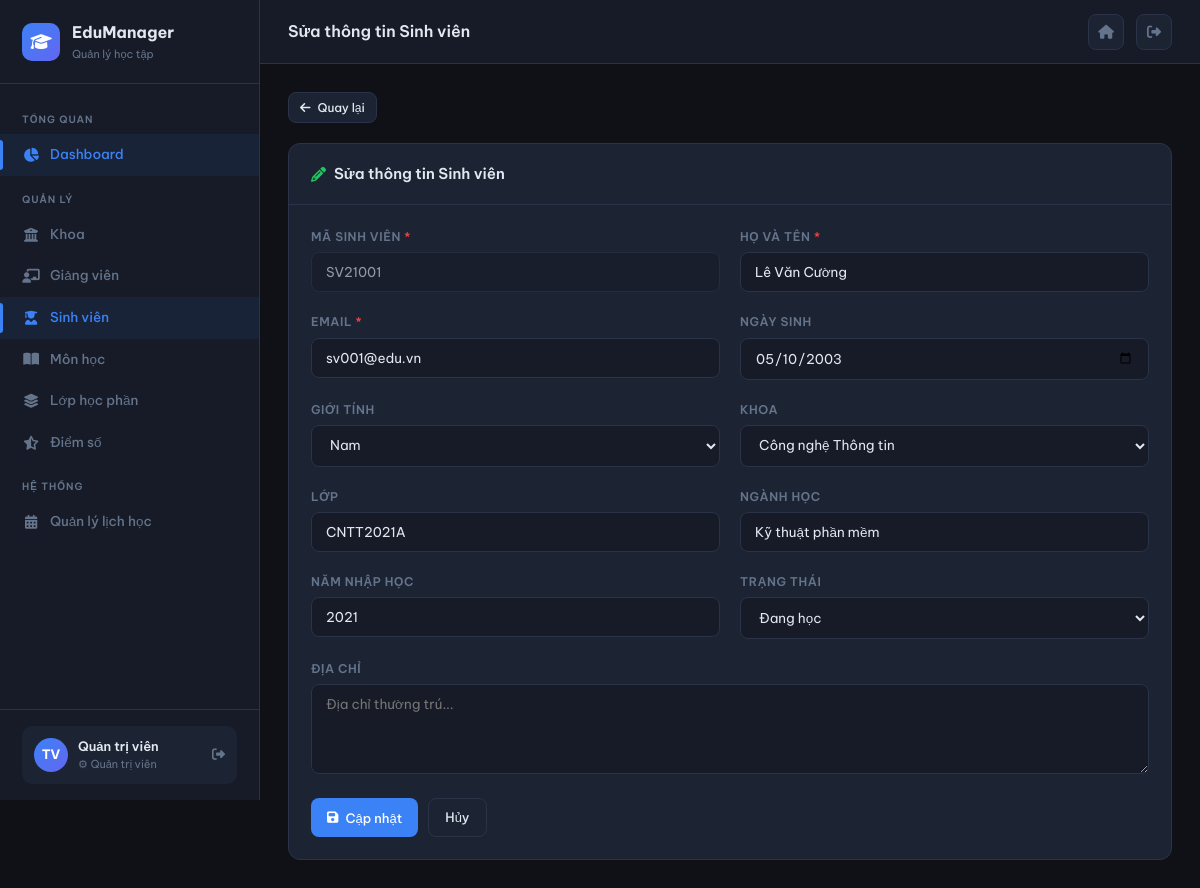
/sinh-vien/edit/SV21001 (signed in), run on the app's committed database.
### tables this page shows
CREATE TABLE sinh_vien (
    ma_sv        VARCHAR(10)  PRIMARY KEY,
    user_id      INT          UNIQUE,
    ho_ten       VARCHAR(100) NOT NULL,
    email        VARCHAR(100) UNIQUE NOT NULL,
    ngay_sinh    DATE,
    gioi_tinh    ENUM('Nam','Nu','Khac') DEFAULT 'Nam',
    dia_chi      TEXT,
    ma_khoa      VARCHAR(10),
    lop          VARCHAR(20),
    nganh        VARCHAR(100),
    nam_nhap_hoc YEAR,
    trang_thai   ENUM('dang_hoc','tam_nghi','da_tot_nghiep') DEFAULT 'dang_hoc',
    created_at   TIMESTAMP DEFAULT CURRENT_TIMESTAMP,
    updated_at   TIMESTAMP DEFAULT CURRENT_TIMESTAMP ON UPDATE CURRENT_TIMESTAMP,
    FOREIGN KEY (ma_khoa)  REFERENCES khoa(ma_khoa) ON DELETE SET NULL,
    FOREIGN KEY (user_id)  REFERENCES users(id) ON DELETE SET NULL
);

CREATE TABLE khoa (
    ma_khoa     VARCHAR(10)  PRIMARY KEY,
    ten_khoa    VARCHAR(100) NOT NULL,
    mo_ta       TEXT,
    truong_khoa VARCHAR(10),
    created_at  TIMESTAMP    DEFAULT CURRENT_TIMESTAMP,
    updated_at  TIMESTAMP    DEFAULT CURRENT_TIMESTAMP ON UPDATE CURRENT_TIMESTAMP
);

### core/Controller.php (called while the page is built, shortened)
<?php
abstract class Controller {
    protected function render(string $view, array $data = []): void {
        extract($data);
        $viewFile = BASE_PATH . "/views/{$view}.php";
        require $viewFile;
    }
    protected function view(string $view, array $data = [], string $layout = 'layout/main'): void {
        $data['content_view'] = $view;
        $this->render($layout, $data);
    }
}

### controllers/SinhVienController.php (called while the page is built, shortened)
<?php
class SinhVienController extends Controller {
    private SinhVienModel $model;
    private KhoaModel $khoaModel;
    public function __construct() {
        $this->model     = new SinhVienModel();
        $this->khoaModel = new KhoaModel();
    }
    public function edit(string $id): void {
        $sv = $this->model->getById($id);
        $this->view('sinh_vien/form', [
            'title'        => 'Sửa Sinh viên',
            'pageTitle'    => 'Sửa thông tin Sinh viên',
            'sv'           => $sv,
            'action'       => BASE_URL . '/sinh-vien/update/' . $id,
            'danhSachKhoa' => $this->khoaModel->getAll('ten_khoa ASC'),
        ]);
    }
}

### index.php (called while the page is built, shortened)
<?php
require_once __DIR__ . '/core/Database.php';
require_once __DIR__ . '/core/Model.php';
require_once __DIR__ . '/core/Controller.php';
require_once __DIR__ . '/core/Router.php';
$router = new Router();
$router->get('/auth/login',  'AuthController', 'loginForm');
$router->post('/auth/login', 'AuthController', 'login');
$router->get('/auth/logout', 'AuthController', 'logout');
$router->get('/',          'DashboardController', 'index');
$router->get('/dashboard', 'DashboardController', 'index');
$router->get('/khoa',             'KhoaController', 'index');
$router->get('/khoa/create',      'KhoaController', 'create');
$router->post('/khoa/store',      'KhoaController', 'store');
$router->get('/khoa/edit/:id',    'KhoaController', 'edit');
$router->post('/khoa/update/:id', 'KhoaController', 'update');
$router->get('/khoa/delete/:id',  'KhoaController', 'delete');
$router->get('/sinh-vien',                'SinhVienController', 'index');
$router->get('/sinh-vien/create',         'SinhVienController', 'create');
$router->post('/sinh-vien/store',         'SinhVienController', 'store');
$router->get('/sinh-vien/edit/:id',       'SinhVienController', 'edit');
$router->post('/sinh-vien/update/:id',    'SinhVienController', 'update');
$router->get('/sinh-vien/delete/:id',     'SinhVienController', 'delete');
$router->get('/sinh-vien/show/:id',       'SinhVienController', 'show');
$router->get('/giang-vien',               'GiangVienController', 'index');
$router->get('/giang-vien/create',        'GiangVienController', 'create');
$router->post('/giang-vien/store',        'GiangVienController', 'store');
$router->get('/giang-vien/edit/:id',      'GiangVienController', 'edit');
$router->post('/giang-vien/update/:id',   'GiangVienController', 'update');
$router->get('/giang-vien/delete/:id',    'GiangVienController', 'delete');
$router->get('/mon-hoc',                  'MonHocController', 'index');
$router->get('/mon-hoc/create',           'MonHocController', 'create');
$router->post('/mon-hoc/store',           'MonHocController', 'store');
$router->get('/mon-hoc/edit/:id',         'MonHocController', 'edit');
$router->post('/mon-hoc/update/:id',      'MonHocController', 'update');
$router->get('/mon-hoc/delete/:id',       'MonHocController', 'delete');
$router->get('/lop-hoc-phan',             'LopHocPhanController', 'index');
$router->get('/lop-hoc-phan/create',      'LopHocPhanController', 'create');
$router->post('/lop-hoc-phan/store',      'LopHocPhanController', 'store');
$router->get('/lop-hoc-phan/edit/:id',    'LopHocPhanController', 'edit');
$router->post('/lop-hoc-phan/update/:id', 'LopHocPhanController', 'update');
$router->get('/lop-hoc-phan/delete/:id',  'LopHocPhanController', 'delete');
$router->get('/lop-hoc-phan/sinh-vien/:maLop',       'LopHocPhanController', 'students');
$router->post('/lop-hoc-phan/sinh-vien/add/:maLop',  'LopHocPhanController', 'addStudent');
$router->get('/lop-hoc-phan/sinh-vien/remove/:id',   'LopHocPhanController', 'removeStudent');
$router->get('/diem-so',                  'DiemSoController', 'index');
$router->get('/diem-so/lop/:maLop',       'DiemSoController', 'byLop');
$router->post('/diem-so/nhap/:maLop',     'DiemSoController', 'nhap');
$router->get('/dang-ky',                  'DangKyController', 'index');
$router->get('/dang-ky/moi',              'DangKyController', 'create');
$router->post('/dang-ky/store',           'DangKyController', 'store');
$router->get('/dang-ky/huy/:id',          'DangKyController', 'delete');
$router->get('/thoi-khoa-bieu', 'ThoiKhoaBieuController', 'index');
$router->dispatch();

### core/Database.php (called while the page is built, shortened)
<?php
class Database {
    private static ?Database $instance = null;
    private PDO $pdo;
    private function __construct() {
        $dsn = sprintf(
            'mysql:host=%s;dbname=%s;charset=%s',
            DB_HOST, DB_NAME, DB_CHARSET
        );
        $options = [
            PDO::ATTR_ERRMODE            => PDO::ERRMODE_EXCEPTION,
            PDO::ATTR_DEFAULT_FETCH_MODE => PDO::FETCH_ASSOC,
            PDO::ATTR_EMULATE_PREPARES   => false,
            PDO::MYSQL_ATTR_INIT_COMMAND => "SET NAMES utf8mb4",
        ];
        try {
            $this->pdo = new PDO($dsn, DB_USER, DB_PASSWORD, $options);
        } catch (PDOException $e) {
            die(json_encode(['error' => 'Kết nối database thất bại: ' . $e->getMessage()]));
        }
    }
    public static function getInstance(): Database {
        if (self::$instance === null) {
            self::$instance = new self();
        }
        return self::$instance;
    }
    public function fetchAll(string $sql, array $params = []): array {
        $stmt = $this->pdo->prepare($sql);
        $stmt->execute($params);
        return $stmt->fetchAll();
    }
    public function fetchOne(string $sql, array $params = []): ?array {
        $stmt = $this->pdo->prepare($sql);
        $stmt->execute($params);
        $row = $stmt->fetch();
        return $row ?: null;
    }
}

### core/Model.php (called while the page is built, shortened)
<?php
abstract class Model {
    protected Database $db;
    protected string $table = '';
    protected string $primaryKey = 'id';
    public function __construct() {
        $this->db = Database::getInstance();
    }
    public function getAll(string $orderBy = ''): array {
        $sql = "SELECT * FROM `{$this->table}`";
        if ($orderBy) $sql .= " ORDER BY {$orderBy}";
        return $this->db->fetchAll($sql);
    }
    public function getById(mixed $id): ?array {
        $sql = "SELECT * FROM `{$this->table}` WHERE `{$this->primaryKey}` = ?";
        return $this->db->fetchOne($sql, [$id]);
    }
}

### views/sinh_vien/form.php (the view, shortened to what this page needs)
<div style="max-width:900px">
  <div style="margin-bottom:20px">
    <a href="<?= BASE_URL ?>/sinh-vien" class="btn btn-secondary btn-sm"><i class="fas fa-arrow-left"></i> Quay lại</a>
  </div>
  <div class="card">
    <div class="card-header">
      <span class="card-title">
        <i class="fas fa-<?= $sv ? 'pencil' : 'user-plus' ?>" style="color:var(--clr-green)"></i>
        <?= $sv ? 'Sửa thông tin Sinh viên' : 'Thêm Sinh viên mới' ?>
      </span>
    </div>
    <div class="card-body">
      <form method="POST" action="<?= $action ?>">
        <div class="form-grid">
          <div class="form-group">
            <label>Mã Sinh viên <span style="color:var(--clr-red)">*</span></label>
            <input type="text" name="ma_sv" value="<?= htmlspecialchars($sv['ma_sv'] ?? '') ?>"
                   placeholder="VD: SV21001"
                   class="<?= !empty($errors['ma_sv']) ? 'field-error' : '' ?>"
                   <?= $sv ? 'readonly style="opacity:.6"' : '' ?>>
          </div>
          <div class="form-group">
            <label>Họ và tên <span style="color:var(--clr-red)">*</span></label>
            <input type="text" name="ho_ten" value="<?= htmlspecialchars($sv['ho_ten'] ?? '') ?>"
                   placeholder="Nguyễn Văn A"
                   class="<?= !empty($errors['ho_ten']) ? 'field-error' : '' ?>">
          </div>
          <div class="form-group">
            <label>Email <span style="color:var(--clr-red)">*</span></label>
            <input type="email" name="email" value="<?= htmlspecialchars($sv['email'] ?? '') ?>"
                   placeholder="sv@edu.vn"
                   class="<?= !empty($errors['email']) ? 'field-error' : '' ?>">
          </div>
          <div class="form-group">
            <label>Ngày sinh</label>
            <input type="date" name="ngay_sinh" value="<?= htmlspecialchars($sv['ngay_sinh'] ?? '') ?>">
          </div>
          <div class="form-group">
            <label>Giới tính</label>
            <select name="gioi_tinh">
              <option value="Nam"  <?= ($sv['gioi_tinh'] ?? 'Nam') === 'Nam'  ? 'selected' : '' ?>>Nam</option>
            </select>
          </div>
          <div class="form-group">
            <label>Khoa</label>
            <select name="ma_khoa">
              <?php foreach ($danhSachKhoa as $k): ?>
                <option value="<?= $k['ma_khoa'] ?>" <?= ($sv['ma_khoa'] ?? '') === $k['ma_khoa'] ? 'selected' : '' ?>>
                  <?= htmlspecialchars($k['ten_khoa']) ?>
                </option>
              <?php endforeach; ?>
            </select>
          </div>
          <div class="form-group">
            <label>Lớp</label>
            <input type="text" name="lop" value="<?= htmlspecialchars($sv['lop'] ?? '') ?>" placeholder="VD: CNTT2021A">
          </div>
          <div class="form-group">
            <label>Ngành học</label>
            <input type="text" name="nganh" value="<?= htmlspecialchars($sv['nganh'] ?? '') ?>" placeholder="VD: Kỹ thuật phần mềm">
          </div>
          <div class="form-group">
            <label>Năm nhập học</label>
            <input type="number" name="nam_nhap_hoc" value="<?= htmlspecialchars($sv['nam_nhap_hoc'] ?? '') ?>"
                   placeholder="2024" min="2000" max="2100">
          </div>
          <div class="form-group">
            <label>Trạng thái</label>
            <select name="trang_thai">
              <option value="dang_hoc"       <?= ($sv['trang_thai'] ?? 'dang_hoc') === 'dang_hoc' ? 'selected' : '' ?>>Đang học</option>
            </select>
          </div>
          <div class="form-group full">
            <label>Địa chỉ</label>
            <textarea name="dia_chi" placeholder="Địa chỉ thường trú..."><?= htmlspecialchars($sv['dia_chi'] ?? '') ?></textarea>
          </div>
        </div>
        <div style="display:flex;gap:10px;margin-top:24px">
          <button type="submit" class="btn btn-primary">
            <i class="fas fa-<?= $sv ? 'floppy-disk' : 'user-plus' ?>"></i>
            <?= $sv ? 'Cập nhật' : 'Thêm mới' ?>
          </button>
          <a href="<?= BASE_URL ?>/sinh-vien" class="btn btn-secondary">Hủy</a>
        </div>
      </form>
    </div>
  </div>
</div>

### core/Router.php (shortened to what this page needs)
<?php
class Router {
    private array $routes = [];
    public function get(string $path, string $controller, string $method): void {
        $this->routes['GET'][$path] = [$controller, $method];
    }
    public function post(string $path, string $controller, string $method): void {
        $this->routes['POST'][$path] = [$controller, $method];
    }
    public function dispatch(): void {
        $method = $_SERVER['REQUEST_METHOD'];
        $uri    = parse_url($_SERVER['REQUEST_URI'], PHP_URL_PATH);
        $basePath = parse_url(BASE_URL, PHP_URL_PATH);
        if ($basePath && str_starts_with($uri, $basePath)) {
            $uri = substr($uri, strlen($basePath));
        }
        $uri = '/' . ltrim($uri, '/');
        foreach ($this->routes[$method] ?? [] as $route => $handler) {
            $pattern = preg_replace('/\/:([^\/]+)/', '/([^/]+)', $route);
            $pattern = '#^' . $pattern . '$#';
            if (preg_match($pattern, $uri, $matches)) {
                array_shift($matches);
                [$controllerName, $action] = $handler;
                $ctrl = new $controllerName();
                $ctrl->$action(...$matches);
                return;
            }
        }
    }
}

### views/layout/main.php (style rules this page uses)
:root { --sidebar-w: 260px; --header-h: 64px; --clr-bg: #0f1117; --clr-surface:#161b27; --clr-card: #1c2333; --clr-border:#2a3347; --clr-accent:#3b82f6; --clr-accent2:#6366f1; --clr-green: #22c55e; --clr-amber: #f59e0b; --clr-red: #ef4444; --clr-text: #e2e8f0; --clr-muted: #64748b; --clr-hover: #1e2740; --font: 'Be Vietnam Pro', sans-serif; --mono: 'JetBrains Mono', monospace; --radius: 10px; --shadow: 0 4px 24px rgba(0,0,0,.4); }
*, *::before, *::after { box-sizing: border-box; margin: 0; padding: 0; }
html { scroll-behavior: smooth; }
body { font-family: var(--font); background: var(--clr-bg); color: var(--clr-text); font-size: 14px; line-height: 1.6; display: flex; min-height: 100vh; }
.card { background: var(--clr-card); border: 1px solid var(--clr-border); border-radius: 12px; overflow: hidden; }
.card-header { padding: 18px 22px; border-bottom: 1px solid var(--clr-border); display: flex; align-items: center; justify-content: space-between; }
.card-title { font-size: 15px; font-weight: 600; color: var(--clr-text); display: flex; align-items: center; gap: 8px; }
.card-body { padding: 22px; }
.btn { display: inline-flex; align-items: center; gap: 7px; padding: 8px 16px; border-radius: 8px; border: none; font-size: 13px; font-weight: 500; cursor: pointer; text-decoration: none; transition: all .2s; font-family: var(--font); }
.btn-primary { background: var(--clr-accent); color: #fff; }
.btn-secondary { background: var(--clr-card); color: var(--clr-text); border: 1px solid var(--clr-border); }
.btn-sm { padding: 5px 11px; font-size: 12px; }
.form-grid { display: grid; grid-template-columns: repeat(auto-fit, minmax(280px, 1fr)); gap: 20px; }
.form-group { display: flex; flex-direction: column; gap: 6px; }
.form-group.full { grid-column: 1 / -1; }
label { font-size: 12px; font-weight: 600; color: var(--clr-muted); text-transform: uppercase; letter-spacing: .05em; }
input, select, textarea { background: var(--clr-surface); border: 1px solid var(--clr-border); border-radius: 8px; padding: 10px 14px; color: var(--clr-text); font-size: 13.5px; font-family: var(--font); transition: border-color .2s, box-shadow .2s; width: 100%; }
input::placeholder { color: var(--clr-muted); }
select option { background: var(--clr-surface); }
textarea { resize: vertical; min-height: 90px; }

### data on the page
sinh_vien: ma_sv "SV21001", ho_ten "Lê Văn Cường", email "sv001@edu.vn", ngay_sinh "05/10/2003", gioi_tinh "Nam", ma_khoa "Công nghệ Thông tin", lop "CNTT2021A", nganh "Kỹ thuật phần mềm", nam_nhap_hoc "2021", trang_thai "Đang học"
